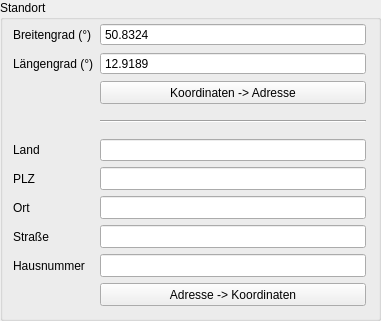
        <widget class="QGroupBox" name="groupBox_Standort">
         <property name="geometry">
          <rect>
           <x>10</x>
           <y>10</y>
           <width>381</width>
           <height>321</height>
          </rect>
         </property>
         <property name="sizePolicy">
          <sizepolicy hsizetype="Expanding" vsizetype="Expanding">
           <horstretch>0</horstretch>
           <verstretch>0</verstretch>
          </sizepolicy>
         </property>
         <property name="title">
          <string>Standort</string>
         </property>
         <widget class="QWidget" name="formLayoutWidget_2">
          <property name="geometry">
           <rect>
            <x>9</x>
            <y>19</y>
            <width>361</width>
            <height>291</height>
           </rect>
          </property>
          <property name="sizePolicy">
           <sizepolicy hsizetype="Expanding" vsizetype="Expanding">
            <horstretch>0</horstretch>
            <verstretch>0</verstretch>
           </sizepolicy>
          </property>
          <layout class="QFormLayout" name="formLayout_Standort">
           <property name="sizeConstraint">
            <enum>QLayout::SetDefaultConstraint</enum>
           </property>
           <property name="fieldGrowthPolicy">
            <enum>QFormLayout::AllNonFixedFieldsGrow</enum>
           </property>
           <property name="rowWrapPolicy">
            <enum>QFormLayout::DontWrapRows</enum>
           </property>
           <property name="horizontalSpacing">
            <number>6</number>
           </property>
           <property name="leftMargin">
            <number>4</number>
           </property>
           <property name="topMargin">
            <number>4</number>
           </property>
           <property name="rightMargin">
            <number>4</number>
           </property>
           <property name="bottomMargin">
            <number>4</number>
           </property>
           <item row="0" column="0">
            <widget class="QLabel" name="label_Standort_Breitengrad">
             <property name="sizePolicy">
              <sizepolicy hsizetype="Expanding" vsizetype="Expanding">
               <horstretch>0</horstretch>
               <verstretch>0</verstretch>
              </sizepolicy>
             </property>
             <property name="text">
              <string>Breitengrad (°)</string>
             </property>
            </widget>
           </item>
           <item row="0" column="1">
            <widget class="QDoubleSpinBox" name="doubleSpinBox_Standort_Breitengrad">
             <property name="sizePolicy">
              <sizepolicy hsizetype="Expanding" vsizetype="Expanding">
               <horstretch>0</horstretch>
               <verstretch>0</verstretch>
              </sizepolicy>
             </property>
             <property name="toolTip">
              <string>Eingabe Breitengrad (°)</string>
             </property>
             <property name="wrapping">
              <bool>false</bool>
             </property>
             <property name="frame">
              <bool>true</bool>
             </property>
             <property name="buttonSymbols">
              <enum>QAbstractSpinBox::NoButtons</enum>
             </property>
             <property name="keyboardTracking">
              <bool>true</bool>
             </property>
             <property name="decimals">
              <number>4</number>
             </property>
             <property name="minimum">
              <double>-90.000000000000000</double>
             </property>
             <property name="maximum">
              <double>90.000000000000000</double>
             </property>
             <property name="singleStep">
              <double>0.500000000000000</double>
             </property>
             <property name="value">
              <double>50.832400000000000</double>
             </property>
            </widget>
           </item>
           <item row="1" column="0">
            <widget class="QLabel" name="label_Standort_Laengengrad">
             <property name="sizePolicy">
              <sizepolicy hsizetype="Expanding" vsizetype="Expanding">
               <horstretch>0</horstretch>
               <verstretch>0</verstretch>
              </sizepolicy>
             </property>
             <property name="text">
              <string>Längengrad (°)</string>
             </property>
            </widget>
           </item>
           <item row="1" column="1">
            <widget class="QDoubleSpinBox" name="doubleSpinBox_Standort_Laengengrad">
             <property name="sizePolicy">
              <sizepolicy hsizetype="Expanding" vsizetype="Expanding">
               <horstretch>0</horstretch>
               <verstretch>0</verstretch>
              </sizepolicy>
             </property>
             <property name="toolTip">
              <string>Eingabe Längengrad (°)</string>
             </property>
             <property name="wrapping">
              <bool>false</bool>
             </property>
             <property name="frame">
              <bool>true</bool>
             </property>
             <property name="buttonSymbols">
              <enum>QAbstractSpinBox::NoButtons</enum>
             </property>
             <property name="keyboardTracking">
              <bool>true</bool>
             </property>
             <property name="decimals">
              <number>4</number>
             </property>
             <property name="minimum">
              <double>-180.000000000000000</double>
             </property>
             <property name="maximum">
              <double>180.000000000000000</double>
             </property>
             <property name="singleStep">
              <double>0.500000000000000</double>
             </property>
             <property name="value">
              <double>12.918900000000001</double>
             </property>
            </widget>
           </item>
           <item row="2" column="1">
            <widget class="QPushButton" name="pushButton_Standort_zuAdresse">
             <property name="sizePolicy">
              <sizepolicy hsizetype="Expanding" vsizetype="Expanding">
               <horstretch>0</horstretch>
               <verstretch>0</verstretch>
              </sizepolicy>
             </property>
             <property name="toolTip">
              <string>Standortkoordinaten in Adresse umwandeln</string>
             </property>
             <property name="text">
              <string>Koordinaten -&gt; Adresse</string>
             </property>
            </widget>
           </item>
           <item row="4" column="0">
            <widget class="QLabel" name="label_Standort_Land">
             <property name="sizePolicy">
              <sizepolicy hsizetype="Expanding" vsizetype="Expanding">
               <horstretch>0</horstretch>
               <verstretch>0</verstretch>
              </sizepolicy>
             </property>
             <property name="text">
              <string>Land</string>
             </property>
            </widget>
           </item>
           <item row="4" column="1">
            <widget class="QLineEdit" name="lineEdit_Standort_Land">
             <property name="sizePolicy">
              <sizepolicy hsizetype="Expanding" vsizetype="Expanding">
               <horstretch>0</horstretch>
               <verstretch>0</verstretch>
              </sizepolicy>
             </property>
             <property name="toolTip">
              <string>Eingabe Land</string>
             </property>
            </widget>
           </item>
           <item row="5" column="0">
            <widget class="QLabel" name="label_Standort_PLZ">
             <property name="sizePolicy">
              <sizepolicy hsizetype="Expanding" vsizetype="Expanding">
               <horstretch>0</horstretch>
               <verstretch>0</verstretch>
              </sizepolicy>
             </property>
             <property name="text">
              <string>PLZ</string>
             </property>
            </widget>
           </item>
           <item row="5" column="1">
            <widget class="QLineEdit" name="lineEdit_Standort_PLZ">
             <property name="sizePolicy">
              <sizepolicy hsizetype="Expanding" vsizetype="Expanding">
               <horstretch>0</horstretch>
               <verstretch>0</verstretch>
              </sizepolicy>
             </property>
             <property name="toolTip">
              <string>Eingabe PLZ</string>
             </property>
            </widget>
           </item>
           <item row="6" column="0">
            <widget class="QLabel" name="label_Standort_Ort">
             <property name="sizePolicy">
              <sizepolicy hsizetype="Expanding" vsizetype="Expanding">
               <horstretch>0</horstretch>
               <verstretch>0</verstretch>
              </sizepolicy>
             </property>
             <property name="text">
              <string>Ort</string>
             </property>
            </widget>
           </item>
           <item row="6" column="1">
            <widget class="QLineEdit" name="lineEdit_Standort_Ort">
             <property name="sizePolicy">
              <sizepolicy hsizetype="Expanding" vsizetype="Expanding">
               <horstretch>0</horstretch>
               <verstretch>0</verstretch>
              </sizepolicy>
             </property>
             <property name="toolTip">
              <string>Eingabe Ort</string>
             </property>
            </widget>
           </item>
           <item row="7" column="0">
            <widget class="QLabel" name="label_Standort_Strasse">
             <property name="sizePolicy">
              <sizepolicy hsizetype="Expanding" vsizetype="Expanding">
               <horstretch>0</horstretch>
               <verstretch>0</verstretch>
              </sizepolicy>
             </property>
             <property name="text">
              <string>Straße</string>
             </property>
            </widget>
           </item>
           <item row="7" column="1">
            <widget class="QLineEdit" name="lineEdit_Standort_Strasse">
             <property name="sizePolicy">
              <sizepolicy hsizetype="Expanding" vsizetype="Expanding">
               <horstretch>0</horstretch>
               <verstretch>0</verstretch>
              </sizepolicy>
             </property>
             <property name="toolTip">
              <string>Eingabe Straße</string>
             </property>
            </widget>
           </item>
           <item row="8" column="0">
            <widget class="QLabel" name="label_Standort_Hausnummer">
             <property name="sizePolicy">
              <sizepolicy hsizetype="Expanding" vsizetype="Expanding">
               <horstretch>0</horstretch>
               <verstretch>0</verstretch>
              </sizepolicy>
             </property>
             <property name="text">
              <string>Hausnummer</string>
             </property>
            </widget>
           </item>
           <item row="8" column="1">
            <widget class="QLineEdit" name="lineEdit_Standort_Hausnummer">
             <property name="sizePolicy">
              <sizepolicy hsizetype="Expanding" vsizetype="Expanding">
               <horstretch>0</horstretch>
               <verstretch>0</verstretch>
              </sizepolicy>
             </property>
             <property name="toolTip">
              <string>Eingabe Hausnummer</string>
             </property>
            </widget>
           </item>
           <item row="9" column="1">
            <widget class="QPushButton" name="pushButton_Standort_zuKoordinaten">
             <property name="sizePolicy">
              <sizepolicy hsizetype="Expanding" vsizetype="Expanding">
               <horstretch>0</horstretch>
               <verstretch>0</verstretch>
              </sizepolicy>
             </property>
             <property name="toolTip">
              <string>Adresse in Standortkoordinaten umwandeln</string>
             </property>
             <property name="text">
              <string>Adresse -&gt; Koordinaten</string>
             </property>
            </widget>
           </item>
           <item row="3" column="1">
            <widget class="Line" name="line">
             <property name="sizePolicy">
              <sizepolicy hsizetype="Expanding" vsizetype="Expanding">
               <horstretch>0</horstretch>
               <verstretch>0</verstretch>
              </sizepolicy>
             </property>
             <property name="orientation">
              <enum>Qt::Horizontal</enum>
             </property>
            </widget>
           </item>
          </layout>
         </widget>
        </widget>
